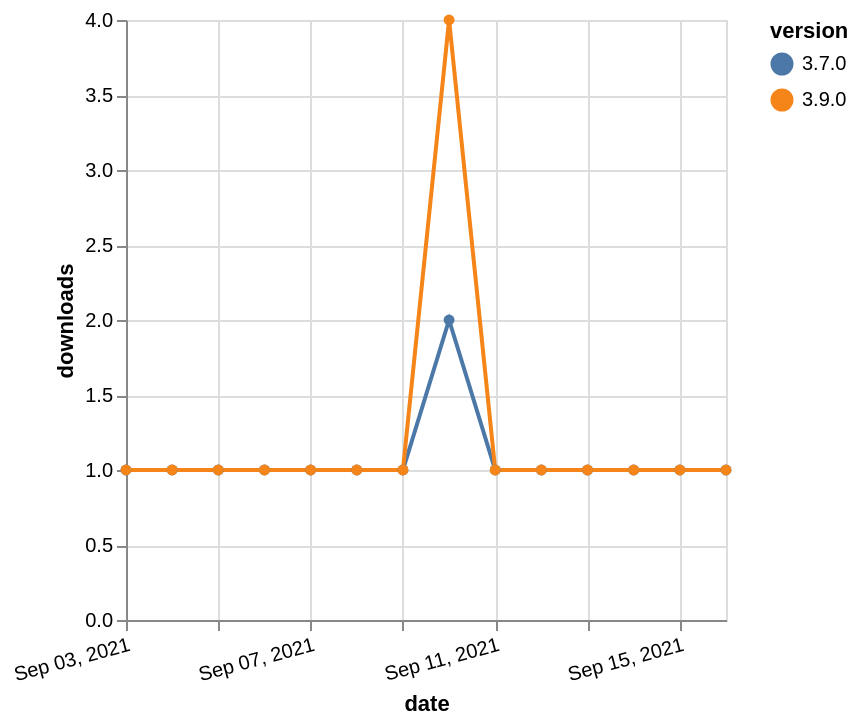

Write the Vega-Lite specification saved for this chart.
### Vega-Lite specification from a JSON file in a GitHub repository (floating-point values rounded to 4 significant figures)
{"$schema": "https://vega.github.io/schema/vega-lite/v5.json", "description": "A simple bar chart with embedded data.", "data": {"values": [{"date": "2021-09-03", "total": 208, "delta": 1, "version": "3.7.0"}, {"date": "2021-09-04", "total": 209, "delta": 1, "version": "3.7.0"}, {"date": "2021-09-05", "total": 210, "delta": 1, "version": "3.7.0"}, {"date": "2021-09-06", "total": 211, "delta": 1, "version": "3.7.0"}, {"date": "2021-09-07", "total": 212, "delta": 1, "version": "3.7.0"}, {"date": "2021-09-08", "total": 213, "delta": 1, "version": "3.7.0"}, {"date": "2021-09-09", "total": 214, "delta": 1, "version": "3.7.0"}, {"date": "2021-09-10", "total": 216, "delta": 2, "version": "3.7.0"}, {"date": "2021-09-11", "total": 217, "delta": 1, "version": "3.7.0"}, {"date": "2021-09-12", "total": 218, "delta": 1, "version": "3.7.0"}, {"date": "2021-09-13", "total": 219, "delta": 1, "version": "3.7.0"}, {"date": "2021-09-14", "total": 220, "delta": 1, "version": "3.7.0"}, {"date": "2021-09-15", "total": 221, "delta": 1, "version": "3.7.0"}, {"date": "2021-09-16", "total": 222, "delta": 1, "version": "3.7.0"}, {"date": "2021-09-03", "total": 179, "delta": 1, "version": "3.9.0"}, {"date": "2021-09-04", "total": 180, "delta": 1, "version": "3.9.0"}, {"date": "2021-09-05", "total": 181, "delta": 1, "version": "3.9.0"}, {"date": "2021-09-06", "total": 182, "delta": 1, "version": "3.9.0"}, {"date": "2021-09-07", "total": 183, "delta": 1, "version": "3.9.0"}, {"date": "2021-09-08", "total": 184, "delta": 1, "version": "3.9.0"}, {"date": "2021-09-09", "total": 185, "delta": 1, "version": "3.9.0"}, {"date": "2021-09-10", "total": 189, "delta": 4, "version": "3.9.0"}, {"date": "2021-09-11", "total": 190, "delta": 1, "version": "3.9.0"}, {"date": "2021-09-12", "total": 191, "delta": 1, "version": "3.9.0"}, {"date": "2021-09-13", "total": 192, "delta": 1, "version": "3.9.0"}, {"date": "2021-09-14", "total": 193, "delta": 1, "version": "3.9.0"}, {"date": "2021-09-15", "total": 194, "delta": 1, "version": "3.9.0"}, {"date": "2021-09-16", "total": 195, "delta": 1, "version": "3.9.0"}]}, "width": "container", "mark": {"type": "line", "point": {"filled": true}}, "encoding": {"x": {"field": "date", "type": "temporal", "timeUnit": "yearmonthdate", "title": "date", "axis": {"labelAngle": -15}}, "y": {"field": "delta", "type": "quantitative", "title": "downloads"}, "color": {"field": "version", "type": "nominal"}, "tooltip": {"field": "delta"}}}
